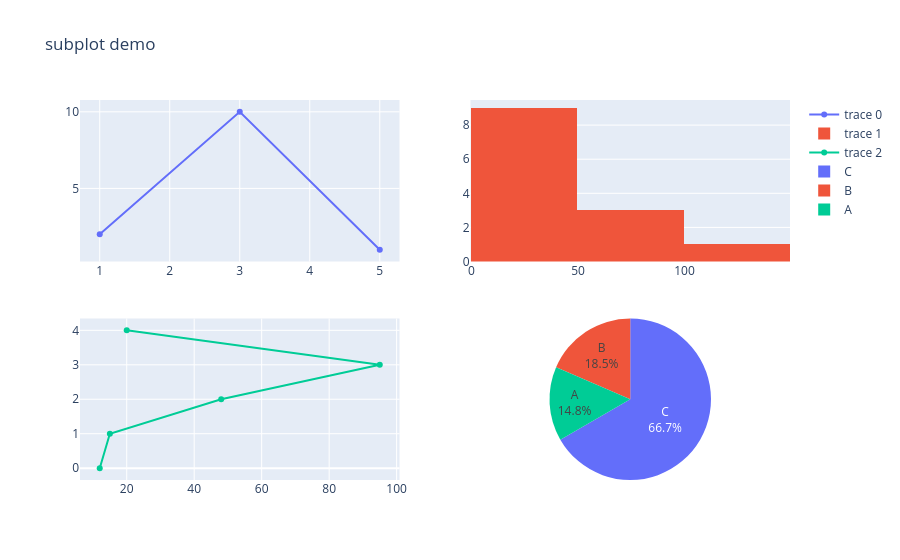

Notebook cell for this chart:
### Code cell
# make all begining letters of plot type must be capital
# if it is not then it will throw error as module object is not collab

fig.add_trace(
    go.Scatter(x=[1,3,5],y=[2,10,1]),
    row=1,
    col=1
)
fig.add_trace(
    go.Histogram(x=[1,5,8,9,6,2,74,100,85,22,56,3,4]),
    row=1,
    col=2
)
fig.add_trace(
    go.Line(x=[12,15,48,95,20]),
    row=2,
    col=1
)
fig.add_trace(
    go.Pie(labels=['A','B','C'],values=[20,25,90],name='P1',textinfo='label+percent'),
    row =2,
    col=2
)

fig.update_layout(title='subplot demo')
fig.show()

### Figure 1 — Plotly figure (JSON) as saved in the notebook; plotly's stock layout.template omitted (floating-point values rounded to 4 significant figures)
{"data": [{"type": "scatter", "x": [1, 3, 5], "xaxis": "x", "y": [2, 10, 1], "yaxis": "y"}, {"type": "histogram", "x": [1, 5, 8, 9, 6, 2, 74, 100, 85, 22, 56, 3, 4], "xaxis": "x2", "yaxis": "y2"}, {"type": "scatter", "x": [12, 15, 48, 95, 20], "xaxis": "x3", "yaxis": "y3"}, {"domain": {"x": [0.55, 1], "y": [0, 0.425]}, "labels": ["A", "B", "C"], "name": "P1", "textinfo": "label+percent", "type": "pie", "values": [20, 25, 90]}], "layout": {"title": {"text": "subplot demo"}, "xaxis": {"anchor": "y", "domain": [0, 0.45]}, "xaxis2": {"anchor": "y2", "domain": [0.55, 1]}, "xaxis3": {"anchor": "y3", "domain": [0, 0.45]}, "yaxis": {"anchor": "x", "domain": [0.575, 1]}, "yaxis2": {"anchor": "x2", "domain": [0.575, 1]}, "yaxis3": {"anchor": "x3", "domain": [0, 0.425]}}}
